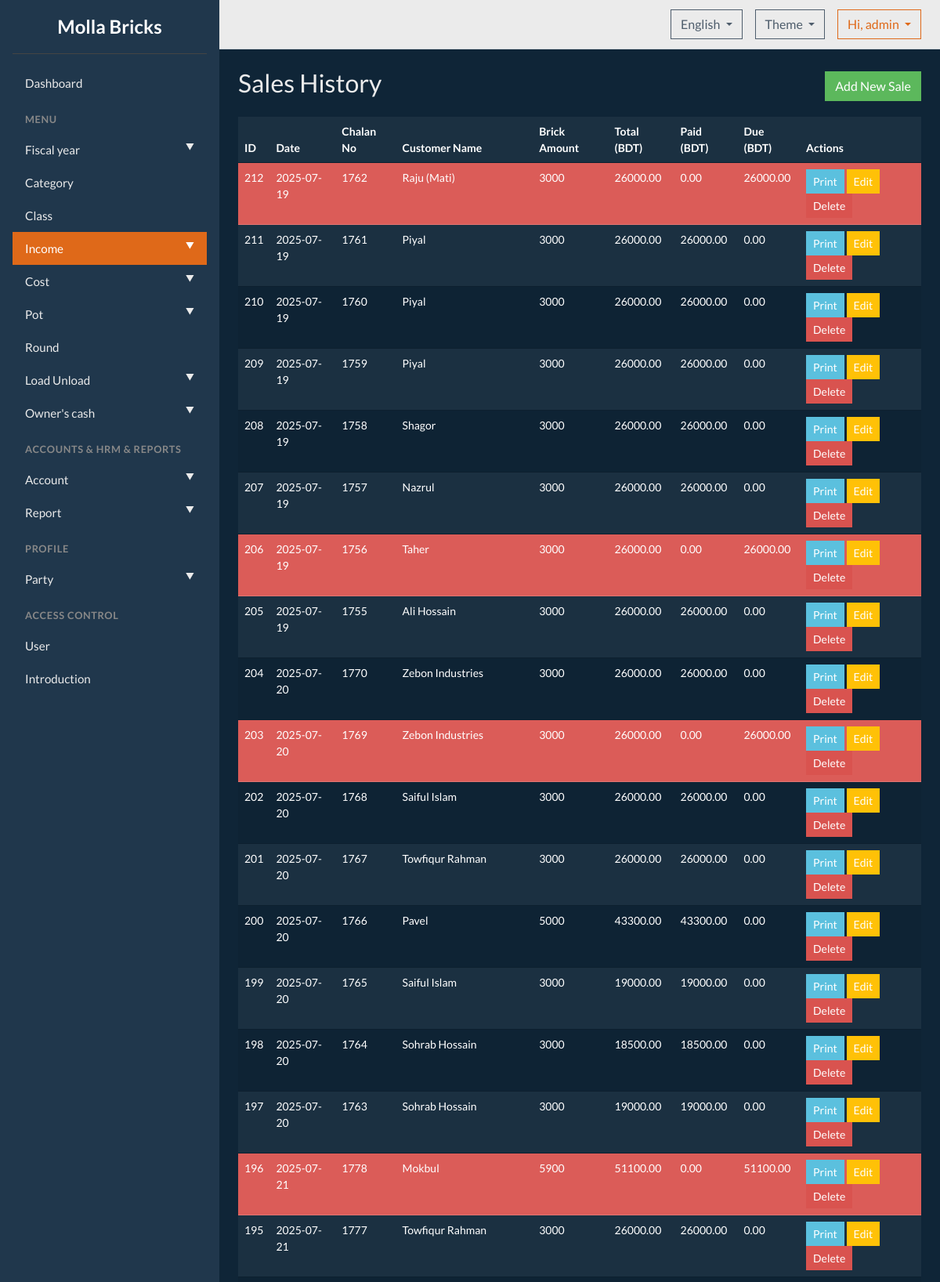
Screenshot of /sales/ (signed in, upper part) with the database file from the repository.
### tables this page shows
CREATE TABLE users (id INTEGER PRIMARY KEY, username TEXT NOT NULL UNIQUE, password_hash TEXT NOT NULL, role TEXT NOT NULL DEFAULT 'admin');

CREATE TABLE nagad_khata (id INTEGER PRIMARY KEY, customer_id INTEGER, date TEXT, chalan_no TEXT, customer_name TEXT, address TEXT, vehicle_no TEXT, brick_type TEXT, brick_amount INTEGER, rate REAL, total_amount REAL, paid_amount REAL, due_amount REAL, timestamp DATETIME DEFAULT CURRENT_TIMESTAMP, FOREIGN KEY (customer_id) REFERENCES customers (id) ON DELETE SET NULL);

### molla_bricks/web/sales.py (the view)
@bp.route('/')
@login_required # <-- ADDED
def nagad_khata():
    query = "SELECT id, date, chalan_no, customer_name, brick_amount, total_amount, paid_amount, due_amount FROM nagad_khata ORDER BY id DESC"
    sales = db_controller_instance.execute_query(query, fetch="all")
    return render_template('nagad_khata.html', sales=sales)

### molla_bricks/core/db/db_controller.py (called while the page is built)
    def execute_query(self, query, params=(), fetch=None):
        try:
            with self.conn:
                cursor = self.conn.cursor()
                cursor.execute(query, params)
                if query.strip().upper().startswith('INSERT'): return cursor.lastrowid
                if query.strip().upper().startswith(('UPDATE', 'DELETE')): return cursor.rowcount
                if fetch == 'one': return cursor.fetchone()
                elif fetch == 'all': return cursor.fetchall()
        except sqlite3.Error as e: logging.error(f"Query Failed: {query} | Params: {params} | Error: {e}"); logging.error(traceback.format_exc()); return None

### molla_bricks/web/__init__.py (called while the page is built)
@login_manager.user_loader
def load_user(user_id):
    from .models import User
    return User.get(user_id)

### molla_bricks/web/models.py (called while the page is built)
    @staticmethod
    def get(user_id):
        query = "SELECT id, username, password_hash FROM users WHERE id = ?"
        user_data = db_controller_instance.execute_query(query, (user_id,), fetch="one")
        if user_data:
            return User(user_data[0], user_data[1], user_data[2])
        return None

### templates/nagad_khata.html (shortened to what this page needs)
{% extends "base.html" %}
{% block content %}
<div class="d-flex justify-content-between align-items-center mb-3">
  <h2>{{ _('Sales History') }}</h2>
  <a href="{{ url_for('sales.add_form') }}" class="btn btn-success">{{ _('Add New Sale') }}</a>
</div>
<div class="table-responsive">
  <table class="table table-hover table-striped">
    <thead>
      <tr>
        <th>{{ _('ID') }}</th>
        <th>{{ _('Date') }}</th>
        <th>{{ _('Chalan No') }}</th>
        <th>{{ _('Customer Name') }}</th>
        <th>{{ _('Brick Amount') }}</th>
        <th>{{ _('Total (BDT)') }}</th>
        <th>{{ _('Paid (BDT)') }}</th>
        <th>{{ _('Due (BDT)') }}</th>
        <th>{{ _('Actions') }}</th>
      </tr>
    </thead>
    <tbody>
      {% for sale in sales %}
        <tr class="{% if sale[7] > 0 %} table-danger {% endif %}">
          <td>{{ sale[0] }}</td>
          <td>{{ sale[1] }}</td>
          <td>{{ sale[2] }}</td>
          <td>{{ sale[3] }}</td>
          <td>{{ sale[4] }}</td>
          <td>{{ "%.2f"|format(sale[5]) }}</td>
          <td>{{ "%.2f"|format(sale[6]) }}</td>
          <td>{{ "%.2f"|format(sale[7]) }}</td>
          <td>
            <a href="{{ url_for('sales.print_chalan', sale_id=sale[0]) }}" class="btn btn-info btn-sm" target="_blank">{{ _('Print') }}</a>
            <a href="{{ url_for('sales.edit_sale_form', sale_id=sale[0]) }}" class="btn btn-warning btn-sm">{{ _('Edit') }}</a>
            <form action="{{ url_for('sales.delete_sale', sale_id=sale[0]) }}" method="POST" style="display: inline;" onsubmit="return confirm('{{ _('Are you sure?') }}');">
                <button type="submit" class="btn btn-danger btn-sm">{{ _('Delete') }}</button>
            </form>
          </td>
        </tr>
      {% else %}
        <tr>
          <td colspan="9" class="text-center">{{ _('No sales found.') }}</td>
        </tr>
      {% endfor %}
    </tbody>
  </table>
</div>
{% endblock %}

### templates/base.html (shortened to what this page needs)
<!doctype html>
{% set theme = session.get('theme', 'superhero') %}
<html lang="{{ session.get('lang', 'en') }}" data-bs-theme="{{ theme }}">
<head>
    <link href="https://cdn.jsdelivr.net/npm/bootswatch@5.3.3/dist/{{ theme }}/bootstrap.min.css" rel="stylesheet">
    <link rel="stylesheet" href="{{ url_for('static', filename='css/style.css') }}">
</head>
<body>
    {% include 'partials/_sidebar.html' %}
    <div class="main-content">
        <header class="header">
            <div class="d-flex align-items-center">
                <div class="dropdown me-3">
                    <button class="btn btn-outline-secondary dropdown-toggle" type="button" data-bs-toggle="dropdown">
                      {% if session.get('lang') == 'bn' %} বাংলা {% else %} English {% endif %}
                    </button>
                </div>
                <div class="dropdown me-3">
                   <button class="btn btn-outline-secondary dropdown-toggle" type="button" data-bs-toggle="dropdown">
                       Theme
                   </button>
                </div>
                <div class="dropdown">
                    <button class="btn btn-outline-primary dropdown-toggle" type="button" data-bs-toggle="dropdown">
                        Hi, {{ current_user.username }}
                    </button>
                </div>
            </div>
        </header>
        <main class="page-content">
            {% block content %}{% endblock %}
        </main>
    </div>
</body>
</html>

### molla_bricks/web/static/css/style.css (style rules this page uses)
body { display: flex; height: 100vh; overflow: hidden; }
.main-content { flex-grow: 1; display: flex; flex-direction: column; height: 100vh; background-color: var(--bs-body-bg); }
.header { flex-shrink: 0; background-color: var(--bs-body-color); color: var(--bs-body-bg); border-bottom: 1px solid var(--bs-border-color); padding: 0.75rem 1.5rem; display: flex; justify-content: space-between; align-items: center; }
.page-content { flex-grow: 1; overflow-y: auto; padding: 1.5rem; }

### rows the page displays
users: username "admin"
nagad_khata: id "212", date "2025-07-19", chalan_no "1762", customer_name "Raju (Mati)", brick_amount "3000", total_amount "26000.00", paid_amount "0.00", due_amount "26000.00"
nagad_khata: id "211", date "2025-07-19", chalan_no "1761", customer_name "Piyal", brick_amount "3000", total_amount "26000.00", paid_amount "26000.00", due_amount "0.00"
nagad_khata: id "210", date "2025-07-19", chalan_no "1760", customer_name "Piyal", brick_amount "3000", total_amount "26000.00", paid_amount "26000.00", due_amount "0.00"
nagad_khata: id "209", date "2025-07-19", chalan_no "1759", customer_name "Piyal", brick_amount "3000", total_amount "26000.00", paid_amount "26000.00", due_amount "0.00"
nagad_khata: id "208", date "2025-07-19", chalan_no "1758", customer_name "Shagor", brick_amount "3000", total_amount "26000.00", paid_amount "26000.00", due_amount "0.00"
nagad_khata: id "207", date "2025-07-19", chalan_no "1757", customer_name "Nazrul", brick_amount "3000", total_amount "26000.00", paid_amount "26000.00", due_amount "0.00"
nagad_khata: id "206", date "2025-07-19", chalan_no "1756", customer_name "Taher", brick_amount "3000", total_amount "26000.00", paid_amount "0.00", due_amount "26000.00"
nagad_khata: id "205", date "2025-07-19", chalan_no "1755", customer_name "Ali Hossain", brick_amount "3000", total_amount "26000.00", paid_amount "26000.00", due_amount "0.00"
nagad_khata: id "204", date "2025-07-20", chalan_no "1770", customer_name "Zebon Industries", brick_amount "3000", total_amount "26000.00", paid_amount "26000.00", due_amount "0.00"
nagad_khata: id "203", date "2025-07-20", chalan_no "1769", customer_name "Zebon Industries", brick_amount "3000", total_amount "26000.00", paid_amount "0.00", due_amount "26000.00"
nagad_khata: id "202", date "2025-07-20", chalan_no "1768", customer_name "Saiful Islam", brick_amount "3000", total_amount "26000.00", paid_amount "26000.00", due_amount "0.00"
nagad_khata: id "201", date "2025-07-20", chalan_no "1767", customer_name "Towfiqur Rahman", brick_amount "3000", total_amount "26000.00", paid_amount "26000.00", due_amount "0.00"
nagad_khata: id "200", date "2025-07-20", chalan_no "1766", customer_name "Pavel", brick_amount "5000", total_amount "43300.00", paid_amount "43300.00", due_amount "0.00"
nagad_khata: id "199", date "2025-07-20", chalan_no "1765", customer_name "Saiful Islam", brick_amount "3000", total_amount "19000.00", paid_amount "19000.00", due_amount "0.00"
nagad_khata: id "198", date "2025-07-20", chalan_no "1764", customer_name "Sohrab Hossain", brick_amount "3000", total_amount "18500.00", paid_amount "18500.00", due_amount "0.00"
nagad_khata: id "197", date "2025-07-20", chalan_no "1763", customer_name "Sohrab Hossain", brick_amount "3000", total_amount "19000.00", paid_amount "19000.00", due_amount "0.00"
nagad_khata: id "196", date "2025-07-21", chalan_no "1778", customer_name "Mokbul", brick_amount "5900", total_amount "51100.00", paid_amount "0.00", due_amount "51100.00"
nagad_khata: id "195", date "2025-07-21", chalan_no "1777", customer_name "Towfiqur Rahman", brick_amount "3000", total_amount "26000.00", paid_amount "26000.00", due_amount "0.00"
